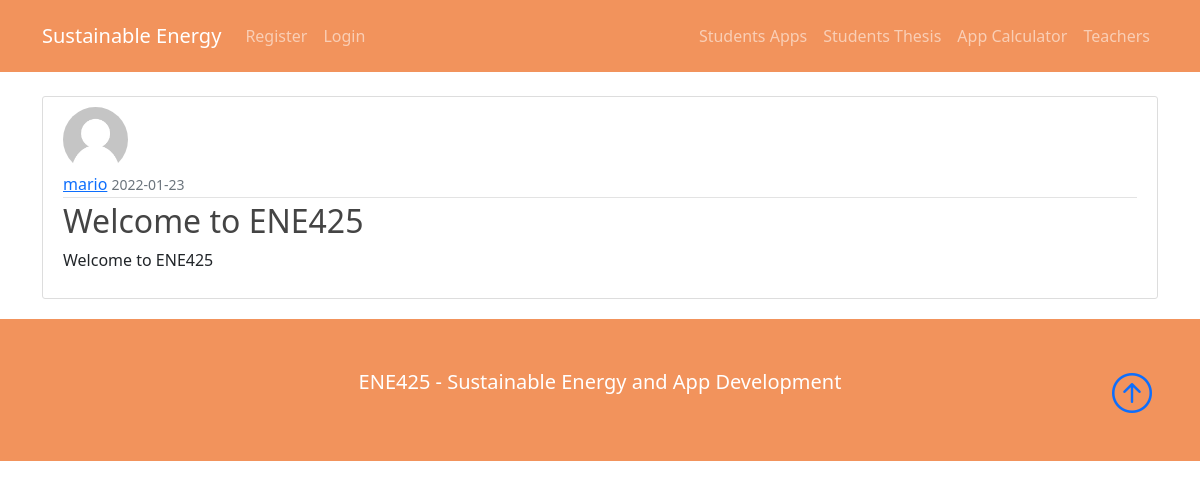
Screenshot of /announcement/1 with the database file from the repository.
### webse/models.py (models this page shows, shortened)
class User(db.Model, UserMixin):
    __tablename__= 'user'
    id = db.Column(db.Integer, primary_key=True)
    username = db.Column(db.String(20), unique=True, nullable=False)
    email = db.Column(db.String(120), unique=True, nullable=False)
    image_file = db.Column(db.String(20), nullable=False, default='default.jpg')
    password = db.Column(db.String(60), nullable=False)
    course = db.Column(db.String(60), unique=False, nullable=False)
    moduls = db.relationship('Moduls', backref='author', lazy=True)
    announcements = db.relationship('Announcement', backref='author', lazy=True)
    postsm = db.relationship('Chat', backref='author', lazy=True)

class Announcement(db.Model):
    __tablename__= 'announcement'
    id = db.Column(db.Integer, primary_key=True)
    title = db.Column(db.String(100), nullable=False)
    date_posted = db.Column(db.DateTime, nullable=False, default=datetime.utcnow)
    content = db.Column(db.Text, nullable=False)
    user_id = db.Column(db.Integer, db.ForeignKey('user.id'), nullable=False)

### webse/routes.py (the view)
@app.route("/announcement/<int:announcement_id>")
def announcement(announcement_id):
    announcement = Announcement.query.get_or_404(announcement_id)
    return render_template('announcement.html', title=announcement.title, announcement=announcement)

### webse/templates/announcement.html (shortened to what this page needs)
{% extends "layout.html" %}
{% block content %}
<div class="container">
  <article class="media content-section">
    <img class="rounded-circle article-img" src="{{ url_for('static', filename='profile_pics/' + announcement.author.image_file) }}">
    <div class="media-body">
      <div class="article-metadata">
        <a class="mr-2" href="{{ url_for('user_announcements', username=announcement.author.username) }}">{{ announcement.author.username }}</a>
        <small class="text-muted">{{ announcement.date_posted.strftime('%Y-%m-%d') }}</small>
      </div>
      <h2 class="article-title">{{ announcement.title }}</h2>
      <p class="article-content">{{ announcement.content }}</p>
    </div>
  </article>
</div>
{% endblock content %}

### webse/static/main.css (style rules this page uses)
.content-section { background: #ffffff; padding: 10px 20px; border: 1px solid #dddddd; border-radius: 3px; margin-bottom: 20px; }
.article-title { color: #444444; }
.article-content { white-space: pre-line; }
.article-img { height: 65px; width: 65px; margin-right: 16px; }
.article-metadata { padding-bottom: 1px; margin-bottom: 4px; border-bottom: 1px solid #e3e3e3 }

### rows the page displays
User: image_file (placeholder picture), author.username "mario"
Announcement: date_posted "2022-01-23", title "Welcome to ENE425", content "Welcome to ENE425"
